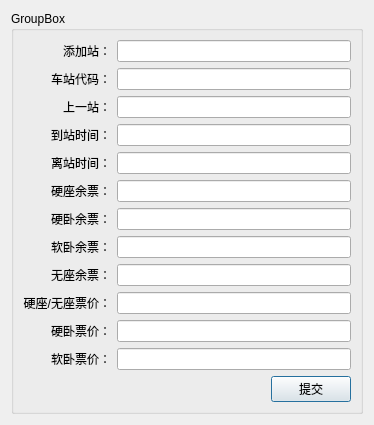
<?xml version="1.0" encoding="UTF-8"?>
<ui version="4.0">
 <class>AddStationDlg</class>
 <widget class="QDialog" name="AddStationDlg">
  <property name="geometry">
   <rect>
    <x>0</x>
    <y>0</y>
    <width>374</width>
    <height>393</height>
   </rect>
  </property>
  <property name="windowTitle">
   <string>AddStation</string>
  </property>
  <layout class="QGridLayout" name="gridLayout_2">
   <item row="0" column="0">
    <widget class="QGroupBox" name="groupBox">
     <property name="title">
      <string>GroupBox</string>
     </property>
     <layout class="QGridLayout" name="gridLayout">
      <item row="0" column="0">
       <layout class="QVBoxLayout" name="verticalLayout_3">
        <item>
         <layout class="QHBoxLayout" name="horizontalLayout">
          <item>
           <layout class="QVBoxLayout" name="verticalLayout">
            <item>
             <widget class="QLabel" name="label">
              <property name="text">
               <string>添加站：</string>
              </property>
              <property name="alignment">
               <set>Qt::AlignRight|Qt::AlignTrailing|Qt::AlignVCenter</set>
              </property>
             </widget>
            </item>
            <item>
             <widget class="QLabel" name="label_2">
              <property name="text">
               <string>车站代码：</string>
              </property>
              <property name="alignment">
               <set>Qt::AlignRight|Qt::AlignTrailing|Qt::AlignVCenter</set>
              </property>
             </widget>
            </item>
            <item>
             <widget class="QLabel" name="label_3">
              <property name="text">
               <string>上一站：</string>
              </property>
              <property name="alignment">
               <set>Qt::AlignRight|Qt::AlignTrailing|Qt::AlignVCenter</set>
              </property>
             </widget>
            </item>
            <item>
             <widget class="QLabel" name="label_4">
              <property name="text">
               <string>到站时间：</string>
              </property>
              <property name="alignment">
               <set>Qt::AlignRight|Qt::AlignTrailing|Qt::AlignVCenter</set>
              </property>
             </widget>
            </item>
            <item>
             <widget class="QLabel" name="label_5">
              <property name="text">
               <string>离站时间：</string>
              </property>
              <property name="alignment">
               <set>Qt::AlignRight|Qt::AlignTrailing|Qt::AlignVCenter</set>
              </property>
             </widget>
            </item>
            <item>
             <widget class="QLabel" name="label_6">
              <property name="text">
               <string>硬座余票：</string>
              </property>
              <property name="alignment">
               <set>Qt::AlignRight|Qt::AlignTrailing|Qt::AlignVCenter</set>
              </property>
             </widget>
            </item>
            <item>
             <widget class="QLabel" name="label_7">
              <property name="text">
               <string>硬卧余票：</string>
              </property>
              <property name="alignment">
               <set>Qt::AlignRight|Qt::AlignTrailing|Qt::AlignVCenter</set>
              </property>
             </widget>
            </item>
            <item>
             <widget class="QLabel" name="label_8">
              <property name="text">
               <string>软卧余票：</string>
              </property>
              <property name="alignment">
               <set>Qt::AlignRight|Qt::AlignTrailing|Qt::AlignVCenter</set>
              </property>
             </widget>
            </item>
            <item>
             <widget class="QLabel" name="label_9">
              <property name="text">
               <string>无座余票：</string>
              </property>
              <property name="alignment">
               <set>Qt::AlignRight|Qt::AlignTrailing|Qt::AlignVCenter</set>
              </property>
             </widget>
            </item>
            <item>
             <widget class="QLabel" name="label_10">
              <property name="text">
               <string>硬座/无座票价：</string>
              </property>
              <property name="alignment">
               <set>Qt::AlignRight|Qt::AlignTrailing|Qt::AlignVCenter</set>
              </property>
             </widget>
            </item>
            <item>
             <widget class="QLabel" name="label_11">
              <property name="text">
               <string>硬卧票价：</string>
              </property>
              <property name="alignment">
               <set>Qt::AlignRight|Qt::AlignTrailing|Qt::AlignVCenter</set>
              </property>
             </widget>
            </item>
            <item>
             <widget class="QLabel" name="label_12">
              <property name="text">
               <string>软卧票价：</string>
              </property>
              <property name="alignment">
               <set>Qt::AlignRight|Qt::AlignTrailing|Qt::AlignVCenter</set>
              </property>
             </widget>
            </item>
           </layout>
          </item>
          <item>
           <layout class="QVBoxLayout" name="verticalLayout_2">
            <item>
             <widget class="QLineEdit" name="lineEdit"/>
            </item>
            <item>
             <widget class="QLineEdit" name="lineEdit_2"/>
            </item>
            <item>
             <widget class="QLineEdit" name="lineEdit_3"/>
            </item>
            <item>
             <widget class="QLineEdit" name="lineEdit_4"/>
            </item>
            <item>
             <widget class="QLineEdit" name="lineEdit_5"/>
            </item>
            <item>
             <widget class="QLineEdit" name="lineEdit_6"/>
            </item>
            <item>
             <widget class="QLineEdit" name="lineEdit_7"/>
            </item>
            <item>
             <widget class="QLineEdit" name="lineEdit_8"/>
            </item>
            <item>
             <widget class="QLineEdit" name="lineEdit_9"/>
            </item>
            <item>
             <widget class="QLineEdit" name="lineEdit_10"/>
            </item>
            <item>
             <widget class="QLineEdit" name="lineEdit_11"/>
            </item>
            <item>
             <widget class="QLineEdit" name="lineEdit_12"/>
            </item>
           </layout>
          </item>
         </layout>
        </item>
        <item>
         <layout class="QHBoxLayout" name="horizontalLayout_2">
          <item>
           <spacer name="horizontalSpacer">
            <property name="orientation">
             <enum>Qt::Horizontal</enum>
            </property>
            <property name="sizeHint" stdset="0">
             <size>
              <width>40</width>
              <height>20</height>
             </size>
            </property>
           </spacer>
          </item>
          <item>
           <widget class="QPushButton" name="pushButton">
            <property name="text">
             <string>提交</string>
            </property>
           </widget>
          </item>
         </layout>
        </item>
       </layout>
      </item>
     </layout>
    </widget>
   </item>
  </layout>
 </widget>
 <resources/>
 <connections/>
</ui>
